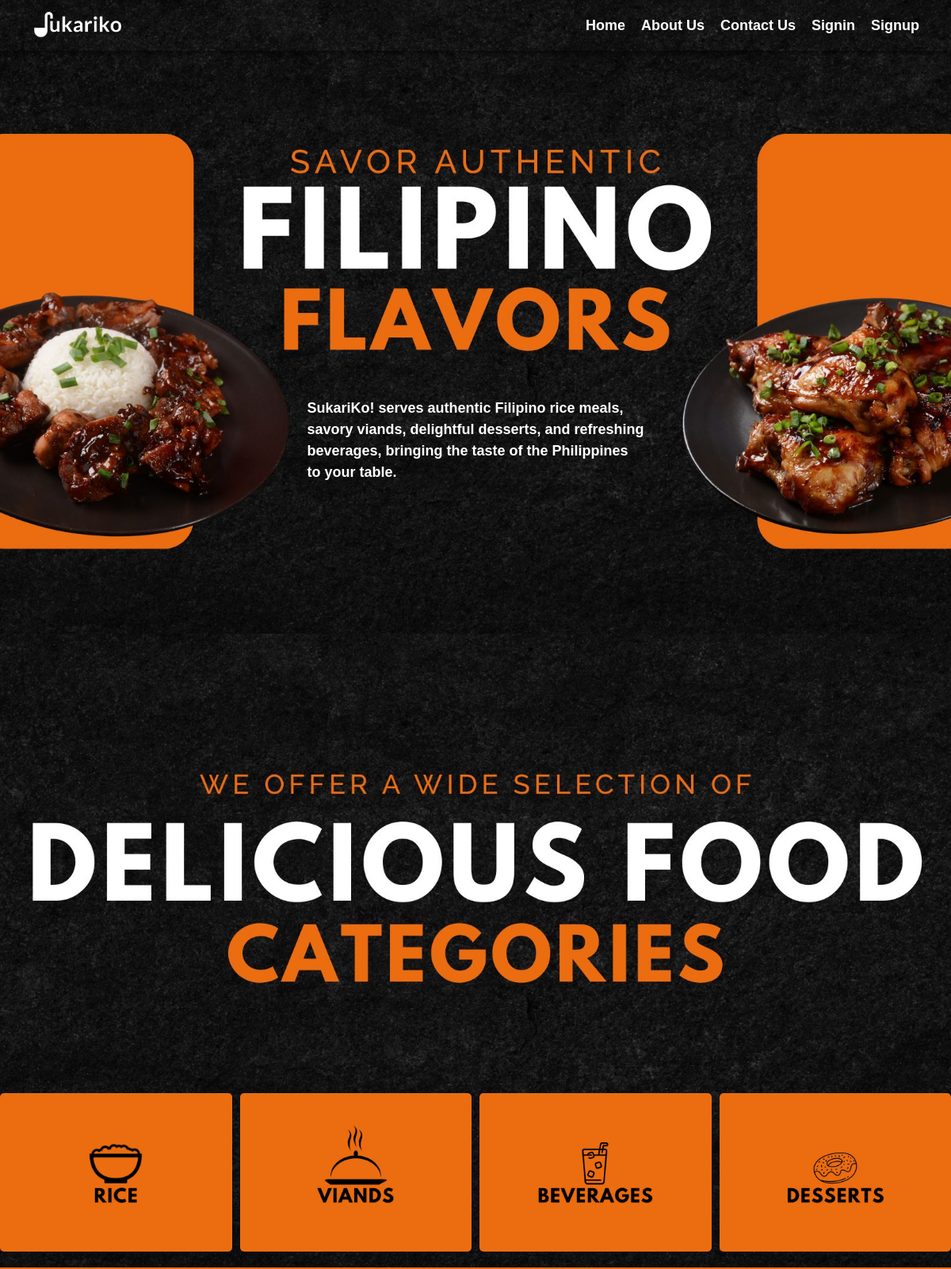
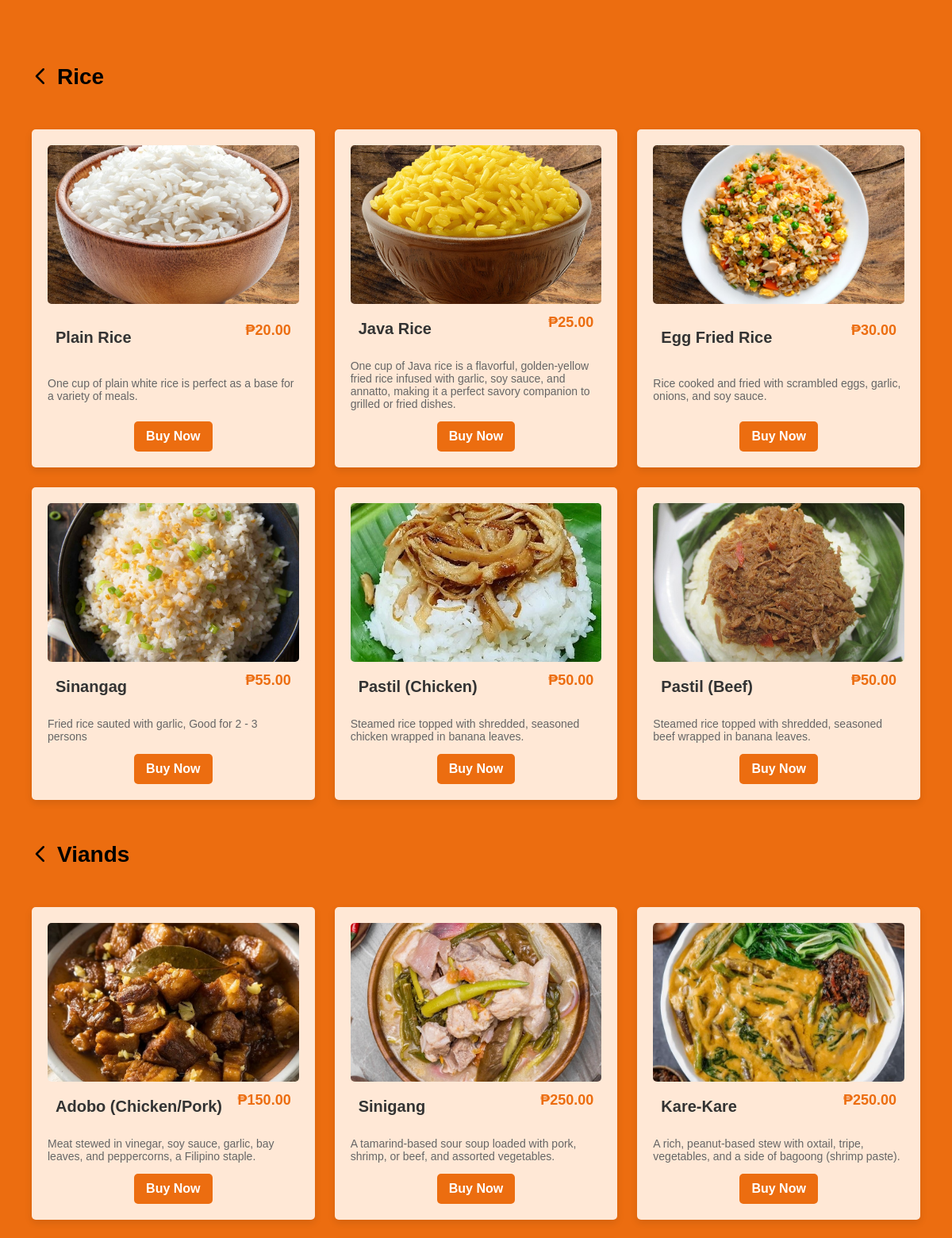
Screenshot of /landing.php (upper part) with the database file from the repository (2 pictures, top to bottom).
### tables this page shows
CREATE TABLE `categories` (
  `id` int(11) NOT NULL,
  `name` varchar(255) NOT NULL,
  `created_at` timestamp NOT NULL DEFAULT current_timestamp(),
  `category_code` varchar(50) NOT NULL,
  `img` varchar(255) DEFAULT NULL
);

CREATE TABLE `products` (
  `id` int(11) NOT NULL,
  `name` varchar(255) NOT NULL,
  `description` text DEFAULT NULL,
  `price` decimal(10,2) NOT NULL,
  `image` varchar(255) DEFAULT NULL,
  `stock` int(11) NOT NULL,
  `barcode` varchar(255) NOT NULL,
  `created_at` timestamp NOT NULL DEFAULT current_timestamp(),
  `category_code` varchar(10) DEFAULT NULL,
  `category` varchar(50) NOT NULL
);

### landing.php (the view, shortened to what this page needs)
<!DOCTYPE html>
<html lang="en">
<head>
    <link rel="stylesheet" href="https://cdnjs.cloudflare.com/ajax/libs/font-awesome/6.5.0/css/all.min.css">
</head>
<body>
    <div class="landing">
<div class="navbar" id="navbar">
    <a href="landing.php">
        <img src="imgmain/logo1.1.png" alt="SukariKo Logo">
    </a>
    <div class="nav-links">
        <a href="landing.php">Home</a>
        <a href="aboutUs.php">About Us</a>
        <a href="contactUs.php">Contact Us</a>
        <a href="index.php">Signin</a>
        <a href="signup.php">Signup</a>
    </div>
</div>
        <div class="content">
            <p class="bottom-text">
                <br>
                SukariKo! serves authentic Filipino rice meals,<br>
                savory viands, delightful desserts, and refreshing <br>
                beverages, bringing the taste of the Philippines <br>
                to your table.
            </p>
        </div>
    </div>
    <div class="preview">
        <div class="categories">
        <?php
$conn = new mysqli("localhost", "root", "", "pos_system");
$category_sql = "SELECT * FROM categories";
$category_result = $conn->query($category_sql);
if ($category_result->num_rows > 0) {
    while ($row = $category_result->fetch_assoc()) {
        echo '
        <div class="category-item">
            <a href="#' . strtolower($row['name']) . '" onclick="filterCategory(\'' . strtolower($row['name']) . '\')">
                <img src="' . $row['img'] . '" alt="' . htmlspecialchars($row['name']) . '">
            </a>
        </div>';
    }
}
?>
</div>
    </div>
<div class="product-showcase">
<?php
$conn = new mysqli("localhost", "root", "", "pos_system");
$categoryQuery = "SELECT * FROM categories";
$categoryResult = $conn->query($categoryQuery);
if ($categoryResult->num_rows > 0) {
    while ($category = $categoryResult->fetch_assoc()) {
        $categoryName = $category['name'];
        $categoryCode = $category['category_code'];
        echo '<div class="category-header" data-category="' . strtolower($categoryName) . '">';
        echo '<button class="back-btn" onclick="scrollToPreview()">
                <svg width="24" height="24" viewBox="0 0 24 24" fill="none" xmlns="http://www.w3.org/2000/svg">
                    <path d="M15 19L8 12L15 5" stroke="black" stroke-width="2" stroke-linecap="round" stroke-linejoin="round"/>
                </svg>
              </button>';
        echo "<h2 id='" . strtolower($categoryName) . "' class='category-title'>$categoryName</h2>";
        echo '</div>';
        echo "<div class='product-grid' data-category='" . strtolower($categoryName) . "'>";
        $productQuery = "SELECT * FROM products WHERE category_code = '$categoryCode'";
        $productResult = $conn->query($productQuery);
        if ($productResult->num_rows > 0) {
            while ($product = $productResult->fetch_assoc()) {
                echo "<div class='product-item'>";
                echo "<img src='Super_Admin/uploads/" . $product['image'] . "' alt='" . $product['name'] . "'>";
                echo "<div class='product-info'>";
                echo "<h3>" . $product['name'] . "</h3>";
                echo "<p class='price'>₱" . number_format($product['price'], 2) . "</p>";
                echo "</div>";
                echo "<p class='description'>" . $product['description'] . "</p>";
                echo "<button class='buy-btn' onclick=\"window.location.href='index.php'\">Buy Now</button>";
                echo "</div>";
            }
        } else {
            echo "<p>No products available in this category.</p>";
        }
        echo "</div>";
    }
} else {
    echo "<p>No categories available.</p>";
}
?>
    </div>
</body>
</html>

### landing.php (style rules this page uses)
body { margin: 0; padding: 0; font-family: Arial, sans-serif; color: white; }
html { scroll-behavior: smooth; }
.landing { background: url('imgmain/landing1.jpg') no-repeat center center/cover; height: 100vh; display: flex; flex-direction: column; justify-content: space-between; align-items: center; text-align: center; }
.navbar { position: fixed; top: 0px; width: 100%; display: flex; align-items: center; justify-content: space-between; padding: 10px 20px; z-index: 1000; box-shadow: 0 4px 6px rgba(0, 0, 0, 0.5); background-color: 0 4px 6px rgba(0, 0, 0, 0.8); }
.navbar img { height: 40px; width: auto; padding-left: 40px; }
.nav-links { display: flex; gap: 20px; padding-right: 40px; }
.nav-links a { text-decoration: none; font-size: 18px; color: white; transition: color 0.3s ease-in-out; font-weight: bold; }
.content { max-width: 800px; padding: 20px; flex-grow: 0.75; display: flex; justify-content: center; align-items: flex-end; }
.bottom-text { font-size: 18px; line-height: 1.5; font-weight: bold; padding: 10px; border-radius: 5px; text-align: left; }
.preview { position: relative; height: 100vh; background: url('indexpic/preview3.jpg') no-repeat center center/cover; display: flex; flex-direction: column; justify-content: center; align-items: center; text-align: center; }
.categories { position: absolute; bottom: 20px; width: 100%; display: flex; justify-content: center; gap: 10px; }
.category-header { position: sticky; top: 0; padding: 10px; z-index: 100; display: flex; align-items: center; }
.category-item { position: relative; width: 300px; height: 200px; overflow: hidden; border-radius: 5px; cursor: pointer; }
.category-item img { width: 100%; height: 100%; object-fit: cover; transition: 0.3s ease-in-out; }
.back-btn { background: none; border: none; cursor: pointer; display: flex; align-items: center; }
.back-btn svg { width: 30px; height: 30px; transition: transform 0.2s ease-in-out; }
.product-showcase { background: url('indexpic/ricebg.jpg') no-repeat center center/cover; background-attachment: fixed; padding: 50px 20px; color: black; overflow: hidden; -ms-overflow-style: none; scrollbar-width: none; }
.category-title { font-size: 28px; font-weight: bold; text-align: center; margin-bottom: 20px; }
.product-grid { display: grid; grid-template-columns: repeat(auto-fit, minmax(280px, 1fr)); gap: 25px; padding: 20px; justify-content: center; overflow-y: visible; max-height: fit-content; }
.product-item { background: #FFE8D6; padding: 20px; border-radius: 5px; transition: 0.3s ease-in-out; box-shadow: 0px 4px 10px rgba(0, 0, 0, 0.1); display: flex; flex-direction: column; align-items: center; justify-content: space-between; }
.product-info { display: flex; justify-content: space-between; align-items: center; width: 100%; padding: 5px 10px; box-sizing: border-box; }
.product-info h3 { font-size: 18px; font-weight: bold; color: #333; margin: 0; flex: 1; text-align: left; white-space: nowrap; overflow: hidden; text-overflow: ellipsis; }
.product-info .price { font-size: 18px; font-weight: bold; color: #ec6d10; margin: 0; flex-shrink: 0; text-align: right; min-width: 70px; }
.product-item img { width: 100%; height: 200px; object-fit: cover; border-radius: 5px; transition: 0.3s ease-in-out; }
.product-item h3 { font-size: 20px; margin: 15px 0 8px; color: #333; }
.product-item .price { font-size: 18px; font-weight: bold; color: #ec6d10; margin-bottom: 10px; }
.product-item .description { font-size: 14px; color: #666; }
.buy-btn { background-color: #ec6d10; color: white; border: none; padding: 10px 15px; font-size: 16px; font-weight: bold; cursor: pointer; border-radius: 5px; transition: 0.3s ease-in-out; }

### rows the page displays
categories: img (picture), name "Rice"
categories: img (picture), name "Viands"
categories: img (picture)
categories: img (picture)
products: image (picture), name "Plain Rice", price "20.00", description "One cup of plain white rice is perfect as a base for a variety of meals."
products: image (picture), name "Java Rice", price "25.00", description "One cup of Java rice is a flavorful, golden-yellow fried rice infused with garlic, soy sauce, and annatto, making it a perfect savory companion to grilled or fried dishes."
products: image (picture), name "Egg Fried Rice", price "30.00", description "Rice cooked and fried with scrambled eggs, garlic, onions, and soy sauce."
products: image+name (picture), name "Sinangag", price "55.00", description "Fried rice sauted with garlic, Good for 2 - 3 persons"
products: image (picture), name "Pastil (Chicken)", price "50.00", description "Steamed rice topped with shredded, seasoned chicken wrapped in banana leaves."
products: image (picture), name "Pastil (Beef)", price "50.00", description "Steamed rice topped with shredded, seasoned beef wrapped in banana leaves."
products: image (picture), name "Adobo (Chicken/Pork)", price "150.00", description "Meat stewed in vinegar, soy sauce, garlic, bay leaves, and peppercorns, a Filipino staple."
products: image+name (picture), name "Sinigang", price "250.00", description "A tamarind-based sour soup loaded with pork, shrimp, or beef, and assorted vegetables."
products: image+name (picture), name "Kare-Kare", price "250.00", description "A rich, peanut-based stew with oxtail, tripe, vegetables, and a side of bagoong (shrimp paste)."
